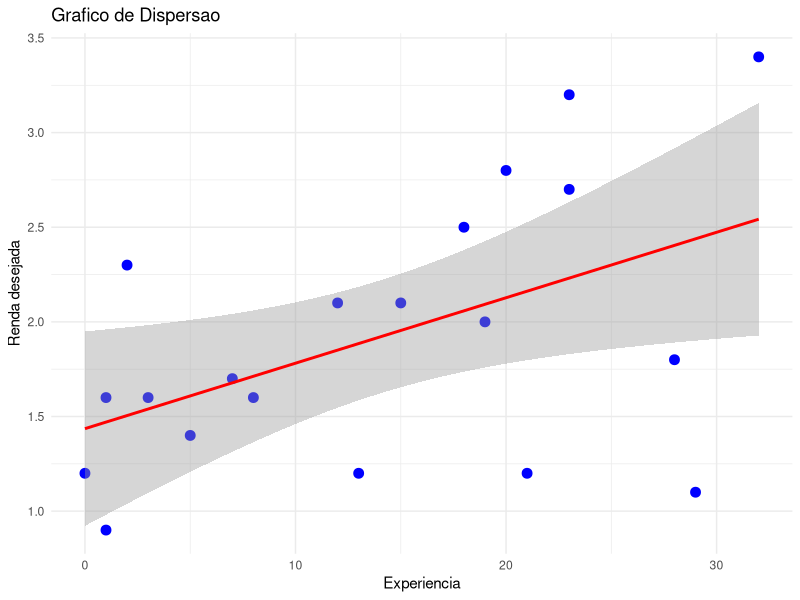
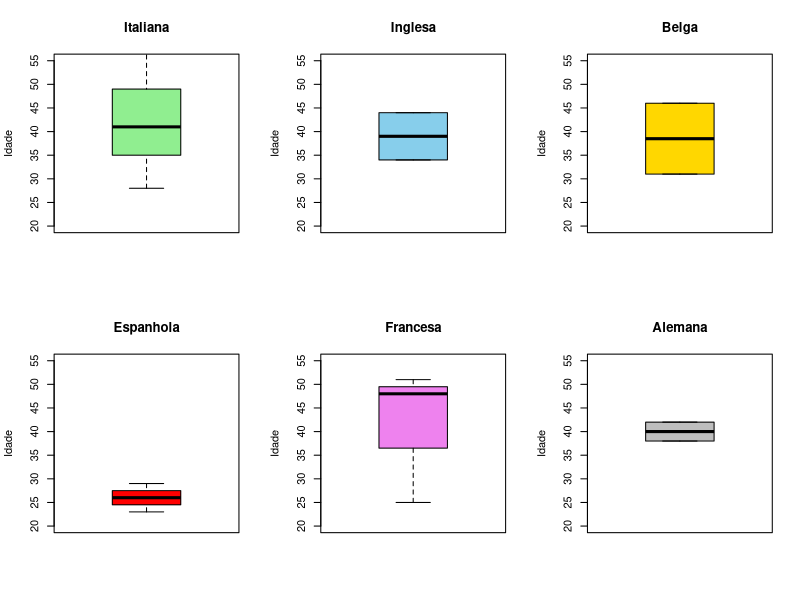
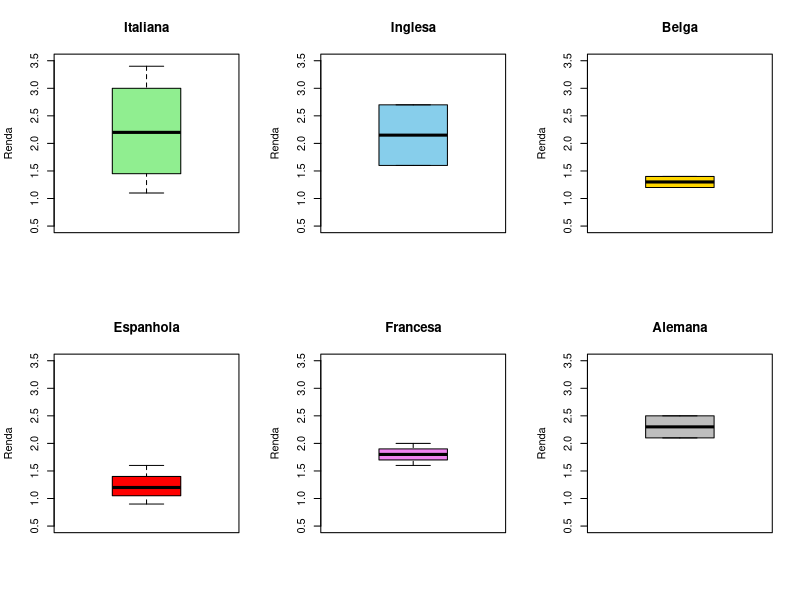

Generate these figures, in order, with R:
#Questao 2
#Dados dos candidatos na ordem da tabela
idade <- c(28, 34, 46, 26, 37, 29, 51, 31, 39, 43, 58, 44, 25, 23, 52, 42, 48,
           33, 38, 46)
nacionalidade <- c("Italiana", "Inglesa", "Belga", "Espanhola", "Italiana",
                   "Espanhola", "Francesa", "Belga", "Italiana", "Italiana",
                   "Italiana", "Inglesa", "Francesa", "Espanhola", "Italiana",
                   "Alemana", "Francesa", "Italiana", "Alemana", "Italiana"
)
renda <- c(2.3, 1.6, 1.2, 0.9, 2.1, 1.6, 1.8, 1.4, 1.2, 2.8, 3.4, 2.7, 1.6, 1.2,
           1.1, 2.5, 2.0, 1.7, 2.1, 3.2)
experiencia <- c(2, 8, 21, 1, 15, 3, 28, 5, 13, 20, 32, 23, 1, 0, 29, 18, 19, 7,
                 12, 23)

curriculos <- data.frame(idade, nacionalidade, renda, experiencia) # 

# Estatisticas descritivas
#item 1
#Informacoes
Informacoes <- c("Idade", "Renda", "Experiencia")
#Medias
media_idade <- mean(idade)
media_Renda <- mean(renda)
media_Experiencia <- mean(experiencia)
Media <- c(media_idade, media_Renda, media_Experiencia)
#Medianas
mediana_idade <- median(idade)
mediana_Renda <- median(renda)
mediana_Experiencia <- median(experiencia)
Mediana <- c(mediana_idade, mediana_Renda, mediana_Experiencia)
#Desvio padrao
desvio_idade <- sd(idade)
desvio_Renda <- sd(renda)
desvio_Experiencia <- sd(experiencia)
Desvio_Padrao <- c(desvio_idade, desvio_Renda, desvio_Experiencia)

#Display dos dados obtidos
estatisticas = data.frame(Informacoes,Media, Mediana, Desvio_Padrao)
print(estatisticas)

#item 2
library(dplyr)
library(tidyverse)
grupos_nacionalidade <- curriculos %>%
  group_by(nacionalidade) %>%# agrupa por nacionalidade
  summarise(
    Renda_media = mean(renda),# media da renda em cada nacionalidade
    Experiencia_media = mean(experiencia) 
    #media de experiencia em cada nacionalidade
  )
cat("Tabela completa:\n")
print(grupos_nacionalidade)

maior_renda <- grupos_nacionalidade %>%
  slice_max(Renda_media)%>% #seleciona a maior renda media
  pull(nacionalidade) #retorna a naciolidade da media obtida

cat("\nNacionalidade com maior renda media desejada:\n")
print(maior_renda)

mais_experiente <- grupos_nacionalidade %>%
  slice_max(Experiencia_media) %>% # seleciona maior experiencia media
  pull(nacionalidade) # retorna a nacionalidade da media obtida

cat("Nacionalidade que aparenta ser mais experiente:")
print(mais_experiente)

#item3
coeficienteP <- cor(experiencia, renda) # Coeficiente de Pearson
cat("Coeficiente de Pearson: ")
print(coeficienteP)

ggplot(curriculos, aes(x = experiencia, y = renda)) +
  geom_point(color = "blue", size = 3) +
  geom_smooth(method = "lm", color = "red") + # linha de regressao
  labs(title = "Grafico de Dispersao",
       x = "Experiencia",
       y = "Renda desejada") +
  theme_minimal()

#item 4
prioridade <- curriculos %>%
  select(idade, nacionalidade)%>%
  filter(experiencia>10, renda<2) %>% # filtra as características selecionadas 
  pull(idade)

print("Idade e nacionalidade dos candidatos que atendem aos criterios de
prioridade:\n")
print(prioridade)

print("Numero de candidatos que atendem aos criterios de prioridade:")
print(nrow(prioridade))

# item 5
#idade
par(mfrow = c(2, 3))#divide o quadro em 6 colunas
nacionalidade_unicas <- unique(curriculos$nacionalidade)
#cria um vetor com as nacionalidades
cores <- c("lightgreen", "skyblue", "gold", "red", "violet", "gray")
#vetor de cores para diferenciar as nacionalidades

for (i in 1:length(nacionalidade_unicas)) { #for para cada nacionalidade
  nac <- nacionalidade_unicas[i]#cada loop trata os dados de uma nacionalidade
  
  dados_filtrados <- curriculos %>%
    filter(nacionalidade == nac) %>%
    pull(idade)#cria um vetor de idades da nacionalidade atual do loop
  
  if (i == 1) {#Na primeira iteracao cria o label do grafico
    ylab_text <- "Idade"
    yaxt_setting <- 's'
  }
  #cria o boxplot
  boxplot(dados_filtrados,
          main = nac,
          ylab = ylab_text,
          col = cores[i],
          border = "black",
          ylim = c(20, 55), #define o limite do eixo y
          yaxt = yaxt_setting)
}

#RENDAS
par(mfrow = c(2,3))
for (i in 1:length(nacionalidade_unicas)) {
  nac <- nacionalidade_unicas[i]
  
  dados_filtrados <- curriculos %>%
    filter(nacionalidade == nac) %>%
    pull(renda)
  
  if (i == 1) {
    ylab_text <- "Renda"
    yaxt_setting <- 's'
  }
  
  boxplot(dados_filtrados,
          main = nac,
          ylab = ylab_text,
          col = cores[i],
          border = "black",
          ylim = c(0.5,3.5),
          yaxt = yaxt_setting)
}


